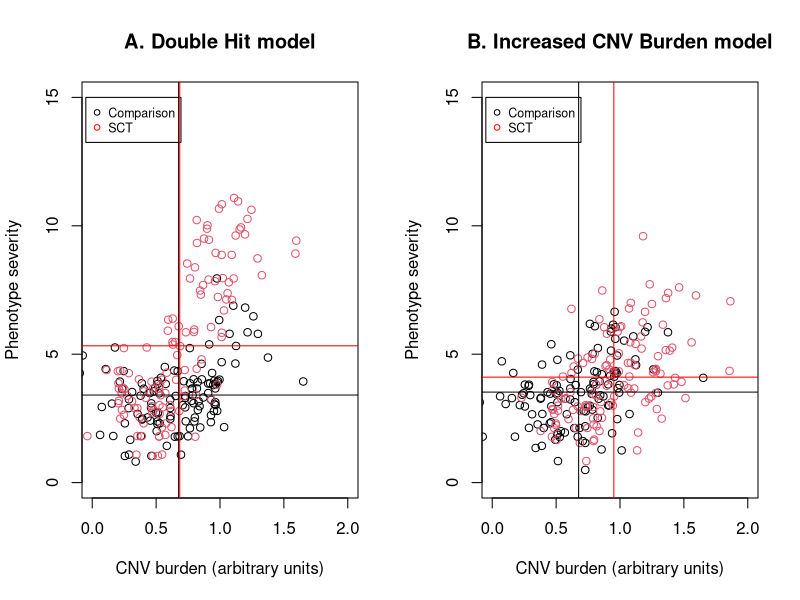
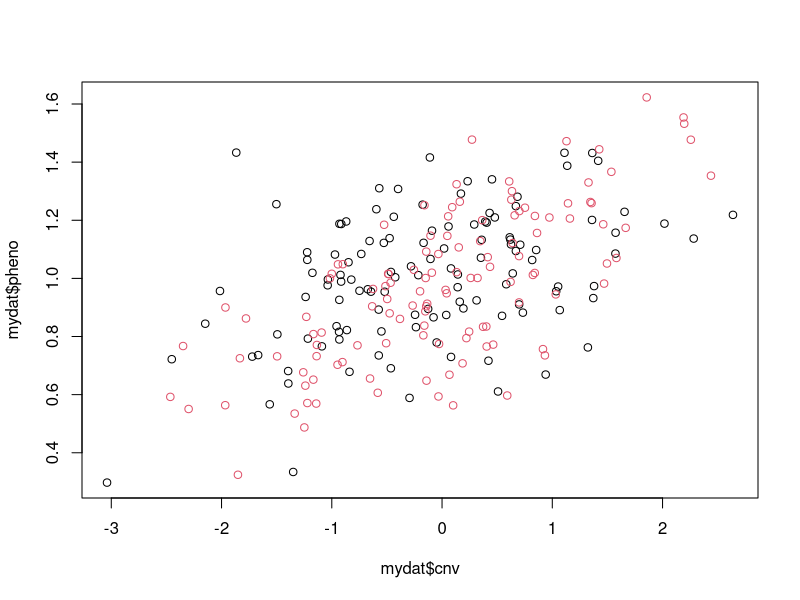

Here is the R script that generated these plots, in order:
#Aim is to depict contrast between Double Hit model and Increased CNV burden model for sex chromosome trisomies.
#Simulate distribution of CNVs for both models, with probabilistic rule linking CNV size to presence of phenotype
#Currently 10 binary phenotypes which are summed with added error to give continuous score.

#NB CNV size currently modeled as normally distributed; would be better if modelled to 
#reflect fact that the freq goes down with size, as discussed here:
# Conrad et al: 2006 Nature genetics  38(1):75-81.: A high-resolution survey of deletion polymorphism in the human genome.

#See also this review: https://www.ncbi.nlm.nih.gov/pmc/articles/PMC4472309/
#database where structural variation is cataloged (the Database of Genomic Variants or DGV,
#http://projects.tcag.ca/variation/).

require(MASS)
myvars<-c('sct','sizecnvA','sizecnvB','phenoA1','phenoA2','phenoA3','phenoA4','phenoA5',
          'phenoA6','phenoA7','phenoA8','phenoA9','phenoA10',
          'phenoAsum','phenoB1','phenoB2','phenoB3','phenoB4','phenoB5',
          'phenoB6','phenoB7','phenoB8','phenoB9','phenoB10','phenoBsum')

#set up dataframe to save simulation results
ncases<-120 #number of cases each for sct and control
mydata<-data.frame(matrix(NA,nrow=ncases*2,ncol=length(myvars)))
colnames(mydata)<-myvars
range1<-1:ncases
range2<-(ncases+1):(ncases*2)
mydata[range1,1]<-0
mydata[range2,1]<-1 #half control and half with trisomy
mymean<-0; mysd<-1; #mean and SD for size of cnv - arbitrary
mydata[,2]<-rnorm(ncases*2) #random number ZSCORE represents size cnv
#model B - higher rate of cnv in trisomy cf control - add .8 sd to cnv size
mydata[range1,3]<-mydata[range1,2]
mydata[range2,3]<-mydata[range2,2]+mysd*.8

#model A: same rate of CNV but bigger effect with SCT - Double Hit
#relation between sizecnv and neurodev is probabilistic; use lower cutoff for disorder for sct

  pvect<-pnorm(mydata$sizecnvA) #sizecnvA at this point is a zscore, so can just convert to pvalue
  for (i in 1:10){ #phenotypes model A (have 10, each independently determined)
    rvect<-runif(ncases) #random number from 0 to 1
    dvect<-pvect-rvect #if pvect value is high, then v likely to be +ve and vice versa
    mydata[,(i+3)]<-0 #whether or not phenotype present for this variable
    mycutoff<-.7 #the higher this value, the lower the correl between cnv/pheno
    w<-which(dvect>mycutoff) #if dvect is above cutoff phenotype present
    mydata[w,(i+3)]<-1
    sctcutoff<-.3 #can try changing this and mycutoff to see how relationship affected
    w<-which(dvect[range2]> sctcutoff) #different cutoff for sct cases
    mydata[(w+ncases),(i+3)]<-1 #nb add ncases, because reference is just to part of vector in formula
  }
  mydata$phenoAsum<-rowSums(mydata[,4:13])+rnorm(ncases)+3 #rnorm + 3 adds random error

#add 3 to the cnv variables, so they could plausibly be Mb (ie megabase units, million base pairs)
mydata[,2:3]  <-(3+mydata[,2:3])/3-.3


#png(filename = "CNV_models.png", width = 500, height = 300)
par(mfrow=c(1,2))
  
plot(mydata$sizecnvA,mydata$phenoAsum,col=(mydata$sct+1),
     xlab='CNV burden (arbitrary units)',ylab='Phenotype severity',main='A. Double Hit model',
     ylim=c(0,15),xlim=c(0,2))
legend(-.05, 15, legend=c("Comparison", "SCT"),
       col=c("black", "red"), pch=1,cex=0.75)

conphenomean<-mean(mydata$phenoAsum[range1])
sctphenomean<-mean(mydata$phenoAsum[range2])
abline(h=conphenomean, col='black')
abline(h=sctphenomean, col='red')
concnvmeana<-mean(mydata$sizecnvA[range1])
sctcnvmeana<-mean(mydata$sizecnvA[range2])
abline(v=concnvmeana, col='black')
abline(v=sctcnvmeana, col='red')


#model B: higher rate of CNV but same effect with SCT - added burden model
#otherwise identical : relation between sizecnv and neurodev is probabilistic; use lower cutoff for disorder for sct

pvect<-pnorm(mydata$sizecnvB)
for (i in 1:10){ #phenotypes model B
  rvect<-runif(ncases)
  dvect<-pvect-rvect
  mydata[,(i+14)]<-0
  w<-which(dvect>mycutoff)
  mydata[w,(i+14)]<-1
}
mydata$phenoBsum<-rowSums(mydata[,15:24])+rnorm(ncases)+3


plot(mydata$sizecnvB,mydata$phenoBsum,col=(mydata$sct+1),pch=1,
     xlab='CNV burden (arbitrary units)',ylab='Phenotype severity',
     main='B. Increased CNV Burden model', ylim=c(0,15),xlim=c(0,2))
legend(-.05, 15, legend=c("Comparison", "SCT"),
       col=c("black", "red"), pch=1,cex=0.75)
conphenomean<-mean(mydata$phenoBsum[range1])
sctphenomean<-mean(mydata$phenoBsum[range2])
abline(h=conphenomean, col='black')
abline(h=sctphenomean, col='red')
concnvmeanb<-mean(mydata$sizecnvB[range1])
sctcnvmeanb<-mean(mydata$sizecnvB[range2])
abline(v=concnvmeanb, col='black')
abline(v=sctcnvmeanb, col='red')
#dev.off()

# #consider impact of testing only those with phen sev>4
# w1<-which(mydata$phenoAsum[range1]>5)
# w2<- ncases+which(mydata$phenoAsum[range2]>5)
# concnvmeanAx<-mean(mydata$sizecnvA[w1])
# sctcnvmeanAx<-mean(mydata$sizecnvA[w2])
# concnvmeanBx<-mean(mydata$sizecnvB[w1])
# sctcnvmeanBx<-mean(mydata$sizecnvB[w2])
# 
# myrA<-cor.test(mydata$sizecnvA,mydata$phenoAsum)
# myrB<-cor.test(mydata$sizecnvB,mydata$phenoBsum)

#--------------------------------------------------------------
# Power analysis
#--------------------------------------------------------------
#Assume beta for group 1 between CNV and phenotype sev is .1
#Step through values of beta for group 2 to find smallest value
#at which effect of group is seen in regression
par(mfrow=c(1,1))
options(scipen = 999) #turn off scientific notation
nsim=10
bigmat<-data.frame(matrix(NA,nrow=nsim*8,ncol=5))
names(bigmat)<-c('condition','b1','b2','p','sig')
mydat <-data.frame(matrix(NA,nrow=240,ncol=3))
colnames(mydat)<-c('group','cnv','pheno')
mydat[1:120,1]<-0 #assign group
mydat[121:240,1]<-1
mydat[,2]<-rnorm(240) #random N for cnv - needs to be positive
myrow=0
for (i in 2:2){
  for (n in 1:nsim){
    myrow<-myrow+1
    myi<-i/10
mydat[1:120,3]<-1+.1*mydat[1:120,2]+rnorm(120)/5
mydat[121:240,3]<-1+myi*mydat[121:240,2]+rnorm(120)/5
r1<-cor(mydat[1:120,2:3])[1,2]
r2<-cor(mydat[121:240,2:3])[1,2]
myreg<-summary(lm(pheno~cnv*group,data=mydat))
myp<-myreg$coefficients[4,4] #pvalue for interaction term
bigmat[myrow,1]<-i
bigmat[myrow,2]<-r1
bigmat[myrow,3]<-r2
bigmat[myrow,4]<-round(myp,3)
bigmat[myrow,5]<-0
if(myp<.05){
  bigmat[myrow,5]<-1
  }
}
}
plot(mydat$cnv,mydat$pheno,col=mydat$group+1)